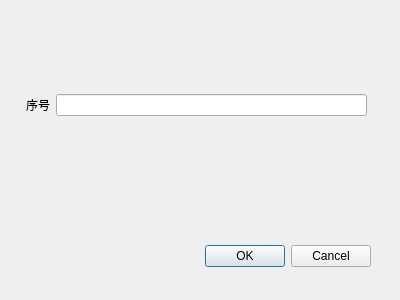
<?xml version="1.0" encoding="UTF-8"?>
<ui version="4.0">
 <class>Dialog</class>
 <widget class="QDialog" name="Dialog">
  <property name="geometry">
   <rect>
    <x>0</x>
    <y>0</y>
    <width>400</width>
    <height>300</height>
   </rect>
  </property>
  <property name="windowTitle">
   <string>Dialog</string>
  </property>
  <widget class="QDialogButtonBox" name="buttonBox">
   <property name="geometry">
    <rect>
     <x>30</x>
     <y>240</y>
     <width>341</width>
     <height>32</height>
    </rect>
   </property>
   <property name="orientation">
    <enum>Qt::Horizontal</enum>
   </property>
   <property name="standardButtons">
    <set>QDialogButtonBox::Cancel|QDialogButtonBox::Ok</set>
   </property>
  </widget>
  <widget class="QWidget" name="">
   <property name="geometry">
    <rect>
     <x>26</x>
     <y>81</y>
     <width>341</width>
     <height>48</height>
    </rect>
   </property>
   <layout class="QGridLayout" name="gridLayout">
    <item row="0" column="1">
     <widget class="QLineEdit" name="SequencelineEdit"/>
    </item>
    <item row="0" column="0">
     <widget class="QLabel" name="label_5">
      <property name="text">
       <string>序号</string>
      </property>
     </widget>
    </item>
   </layout>
  </widget>
 </widget>
 <resources/>
 <connections>
  <connection>
   <sender>buttonBox</sender>
   <signal>accepted()</signal>
   <receiver>Dialog</receiver>
   <slot>accept()</slot>
   <hints>
    <hint type="sourcelabel">
     <x>248</x>
     <y>254</y>
    </hint>
    <hint type="destinationlabel">
     <x>157</x>
     <y>274</y>
    </hint>
   </hints>
  </connection>
  <connection>
   <sender>buttonBox</sender>
   <signal>rejected()</signal>
   <receiver>Dialog</receiver>
   <slot>reject()</slot>
   <hints>
    <hint type="sourcelabel">
     <x>316</x>
     <y>260</y>
    </hint>
    <hint type="destinationlabel">
     <x>286</x>
     <y>274</y>
    </hint>
   </hints>
  </connection>
 </connections>
</ui>
